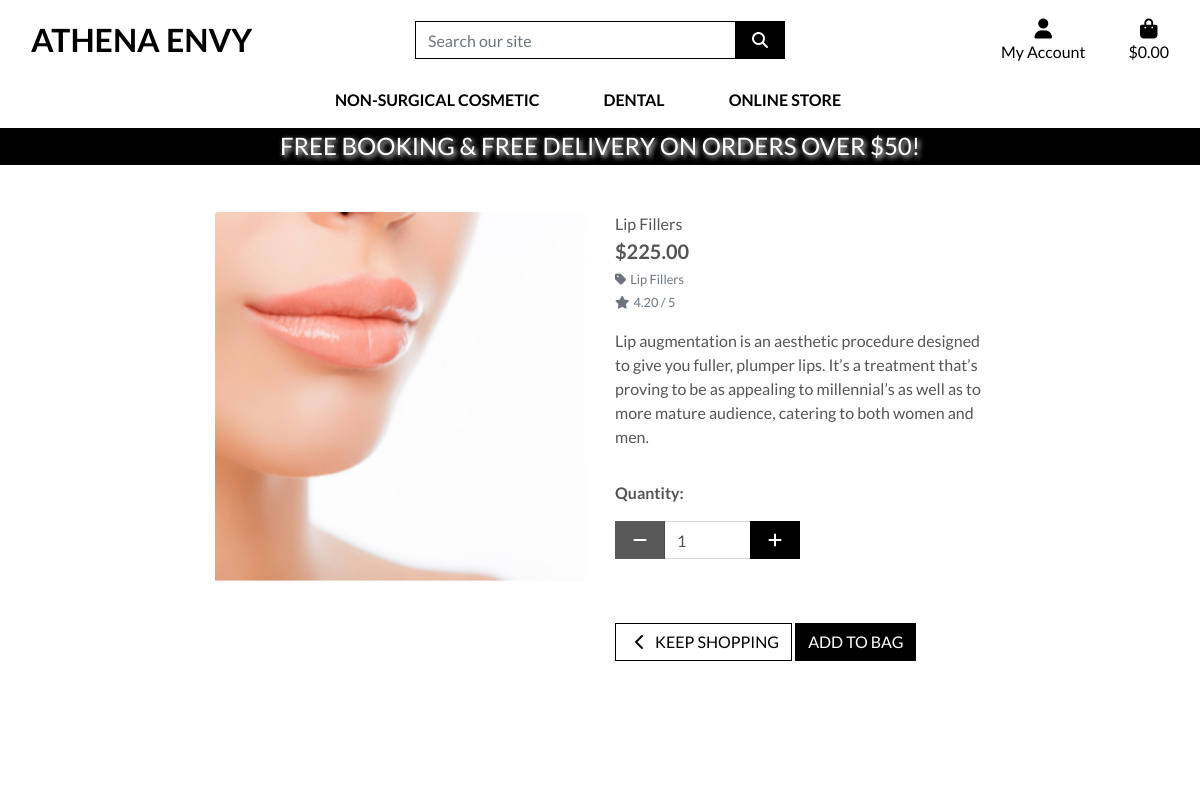
The app's page /products/2 with its own data.
### products/models.py (models this page shows, shortened)
class Product(models.Model):
    category = models.ForeignKey('Category', null=True, blank=True, on_delete=models.SET_NULL)
    sku = models.CharField(max_length=254, null=True, blank=True)
    name = models.CharField(max_length=254)
    description = models.TextField()
    price = models.DecimalField(max_digits=6, decimal_places=2)
    rating = models.DecimalField(max_digits=6, decimal_places=2, null=True, blank=True)
    image_url = models.URLField(max_length=1024, null=True, blank=True)
    image = models.ImageField(null=True, blank=True)

class Category(models.Model):
    class Meta:
        verbose_name_plural = 'Categories'
    name = models.CharField(max_length=254)
    friendly_name = models.CharField(max_length=254, null=True, blank=True)

### products/views.py (the view)
# urls.py: path('<product_id>', views.product_detail, name='product_detail')
def product_detail(request, product_id):
    product = get_object_or_404(Product, pk=product_id)
    context = {
        'product': product,
    }
    return render(request, 'products/product_detail.html', context)

### bag/contexts.py (called while the page is built, shortened)
def bag_contents(request):
    bag_items = []
    total = 0
    product_count = 0
    bag = request.session.get('bag', {})
    if total < settings.FREE_DELIVERY_THRESHOLD:
        delivery = total * Decimal(settings.STANDARD_DELIVERY_PERCENTAGE / 100)
        free_delivery_delta = settings.FREE_DELIVERY_THRESHOLD - total
    else:
        delivery = 0
        free_delivery_delta = 0
    grand_total = delivery + total
    context = {
        'bag_items': bag_items,
        'total': total,
        'product_count': product_count,
        'delivery': delivery,
        'free_delivery_delta': free_delivery_delta,
        'free_delivery_threshold': settings.FREE_DELIVERY_THRESHOLD,
        'grand_total': grand_total,
    }
    return context

### products/templates/products/product_detail.html (shortened to what this page needs)
{% extends "base.html" %}
{% load static %}
{% block page_header %}
    <div class="container header-container">
    </div>
{% endblock %}
{% block content %}
    <div class="overlay"></div>
    <div class="container-fluid">
        <div class="row">
            <div class="col-12 col-md-6 col-lg-4 offset-lg-2">
                <div class="image-container my-5">
                    {% if product.image %}
                        <a href="{{ product.image.url }}" target="_blank">
                            <img class="card-img-top img-fluid" src="{{ product.image.url }}" alt="{{ product.name }}">
                        </a>
                        {% else %}
                        <a href="">
                            <img class="card-img-top img-fluid" src="{{ MEDIA_URL }}noimage.png" alt="{{ product.name }}">
                        </a>
                    {% endif %}
                </div>
            </div>
            <div class="col-12 col-md-6 col-lg-4">
                <div class="product-details-container mb-5 mt-md-5">
                    <p class="mb-0">{{ product.name }}</p>
                    <p class="lead mb-0 text-left font-weight-bold">${{ product.price }}</p>
                    {% if product.category %}
                    <p class="small mt-1 mb-0">
                        <a class="text-muted" href="{% url 'products' %}?category={{ product.category.name }}">
                            <i class="fas fa-tag mr-1"></i>{{ product.category.friendly_name }}
                        </a>
                    </p>
                    {% endif %}
                    {% if product.rating %}
                        <small class="text-muted"><i class="fas fa-star mr-1"></i>{{ product.rating }} / 5</small>
                    {% else %}
                        <small class="text-muted">No Rating</small>
                    {% endif %}
                    <p class="mt-3">{{ product.description }}</p>
                    <form class="form" action="{% url 'add_to_bag' product.id %}" method="POST">
                        <div class="form-row">
                            <div class="col-12">
                                <p class="mt-3"><strong>Quantity:</strong></p>
                                <div class="form-group w-50">
                                    <div class="input-group">
                                        <div class="input-group-prepend">
                                            <button class="decrement-qty btn btn-black rounded-0"
                                                data-item_id="{{ product.id }}" id="decrement-qty_{{ product.id }}">
                                                <span class="icon">
                                                    <i class="fas fa-minus"></i>
                                                </span>
                                            </button>
                                        </div>
                                        <input class="form-control qty_input" type="number"
                                            name="quantity" value="1" min="1" max="99"
                                            data-item_id="{{ product.id }}"
                                            id="id_qty_{{ product.id }}">
                                        <div class="input-group-append">
                                            <button class="increment-qty btn btn-black rounded-0"
                                                data-item_id="{{ product.id }}" id="increment-qty_{{ product.id }}">
                                                <span class="icon">
                                                    <i class="fas fa-plus"></i>
                                                </span>
                                            </button>
                                        </div>
                                    </div>
                                </div>
                            </div>
                            <div class="col-12">
                                <a href="{% url 'products' %}" class="btn btn-outline-black rounded-0 mt-5">
                                    <span class="icon">
                                        <i class="fas fa-chevron-left"></i>
                                    </span>
                                    <span class="text-uppercase">Keep Shopping</span>
                                </a>
                                <input type="submit" class="btn btn-black rounded-0 text-uppercase mt-5" value="Add to Bag">
                            </div>
                        </div>
                    </form>
                </div>
            </div>
        </div>
    </div>
{% endblock %}

### static/css/base.css (style rules this page uses)
html { height: 100%; }
body { background: url('/media/header.jpg') no-repeat center center fixed; background-size: cover; height: calc(100vh - 164px); color: #555; font-family: 'Lato'; }
.icon { align-items: center; display: inline-flex; justify-content: center; height: 1.5rem; width: 1.5rem; }
.btn-black { background: black; color: white; }
.btn-outline-black { background: white; color: black !important; border: 1px solid black; }
.overlay { height: 100%; width: 100%; top: 0; left: 0; position: fixed; background: white; z-index: -1; }
@media (min-width: 1200px) { .container { max-width: 80%; } }
@media (min-width: 992px) { .header-container { padding-top: 164px; } }

### records on screen
Product: image (picture), name "Lip Fillers", price "225.00", category.friendly_name "Lip Fillers", rating "4.20", description "Lip augmentation is an aesthetic procedure designed to give you fuller, plumper lips. It’s a treatment that’s proving to be as appealing to millennial’s as well as to more mature audience, catering to both women and men."

### other values on screen
{{ free_delivery_threshold }} "50"
